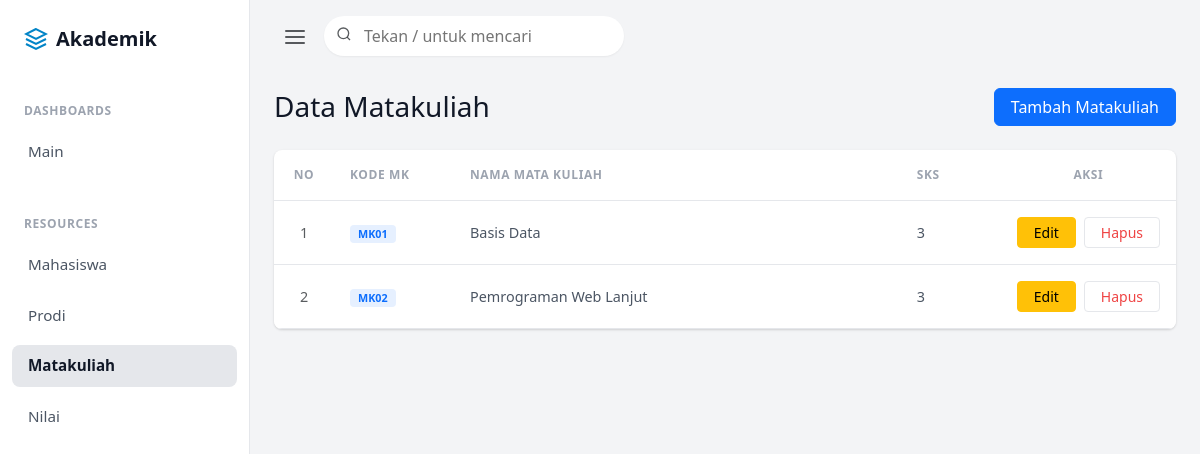
The page /index.php?page=matkul on the database its author committed.
### tables this page shows
CREATE TABLE matakuliah (
    kode_mk VARCHAR(10) PRIMARY KEY,
    nama_mk VARCHAR(100) NOT NULL,
    sks INT NOT NULL
);

### views/matakuliah/matkul.php (the view)
<?php require_once __DIR__ . '/../../config/koneksi.php'; ?>
<div class="d-flex justify-content-between align-items-center mb-4">
    <h3 class="fw-normal mb-0" style="color: var(--nova-heading);">Data Matakuliah</h3>
    <a href="index.php?page=matkulCreate" class="btn btn-primary px-3">Tambah Matakuliah</a>
</div>
<div class="nova-card overflow-hidden">
    <div class="table-responsive">
        <table class="table align-middle mb-0">
            <thead>
                <tr>
                    <th class="text-center" style="width: 60px;">No</th>
                    <th style="width: 120px;">Kode MK</th>
                    <th>Nama Mata Kuliah</th>
                    <th style="width: 100px;">SKS</th>
                    <th class="text-center" style="width: 100px;">Aksi</th>
                </tr>
            </thead>
            <tbody>
                <?php
                $query = "SELECT * FROM matakuliah ORDER BY kode_mk ASC";
                $result = mysqli_query($conn, $query);
                $no = 1;
                while ($row = mysqli_fetch_assoc($result)) :
                ?>
                    <tr>
                        <td class="text-center text-muted"><?= $no++ ?></td>
                        <td>
                            <span class="badge bg-primary bg-opacity-10 text-primary px-2 py-1 rounded-1">
                                <?= $row['kode_mk'] ?>
                            </span>
                        </td>
                        <td><?= $row['nama_mk'] ?></td>
                        <td><?= $row['sks'] ?></td>
                        <td class="text-center">
                            <div class="d-flex justify-content-center gap-2">
                                <a href="index.php?page=matkulEdit&kode=<?= $row['kode_mk'] ?>"
                                    class="btn btn-warning btn-sm fw-medium px-3">Edit</a>
                                <a href="controllers/matkulController.php?aksi=hapus&kode=<?= $row['kode_mk'] ?>"
                                    class="btn btn-danger btn-sm px-3"
                                    onclick="return confirm('Yakin ingin menghapus mata kuliah ini?')">Hapus</a>
                            </div>
                        </td>
                    </tr>
                <?php endwhile; ?>
            </tbody>
        </table>
    </div>
</div>

### assets/css/style.css (style rules this page uses)
:root { --nova-bg: #f3f4f6; --nova-sidebar: #ffffff; --nova-text: #4b5563; --nova-heading: #111827; --nova-muted: #9ca3af; --nova-primary: #0ea5e9; --nova-primary-hover: #0284c7; --nova-border: #e5e7eb; --nova-create: #01bd3d; }
body { background-color: var(--nova-bg) !important; color: var(--nova-text); font-family: system-ui, -apple-system, sans-serif; }
.nova-card { background-color: #fff; border-radius: 0.5rem; box-shadow: 0 1px 3px 0 rgba(0, 0, 0, 0.1), 0 1px 2px 0 rgba(0, 0, 0, 0.06); border: none; }
.table { margin-bottom: 0; }
.table th { background-color: transparent !important; color: var(--nova-muted); font-size: 0.75rem; font-weight: 700; text-transform: uppercase; letter-spacing: 0.05em; border-bottom: 1px solid var(--nova-border); padding: 1rem; }
.table td { padding: 1rem; vertical-align: middle; border-bottom: 1px solid var(--nova-border); color: var(--nova-text); font-size: 0.9rem; }
.btn-danger { background-color: #fff !important; color: #ef4444 !important; border: 1px solid #e5e7eb !important; font-weight: 500; }

### rows shown on the page
matakuliah: kode_mk "MK01", nama_mk "Basis Data", sks "3"
matakuliah: kode_mk "MK02", nama_mk "Pemrograman Web Lanjut", sks "3"
